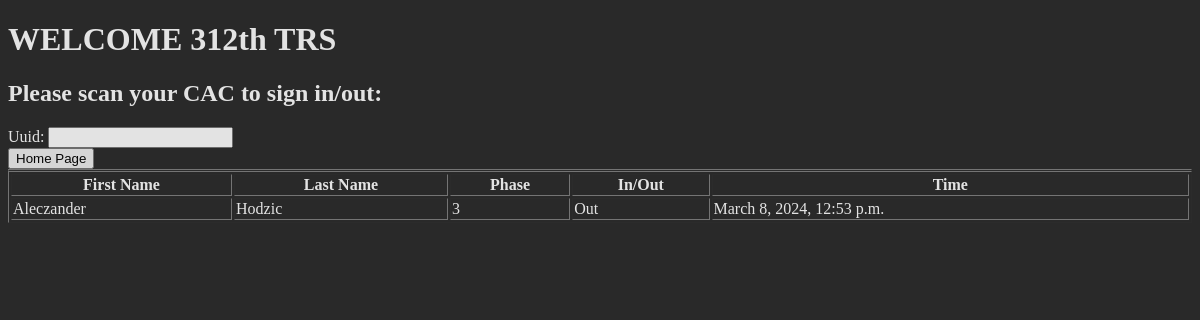
Before: /checkinout with the older database file.
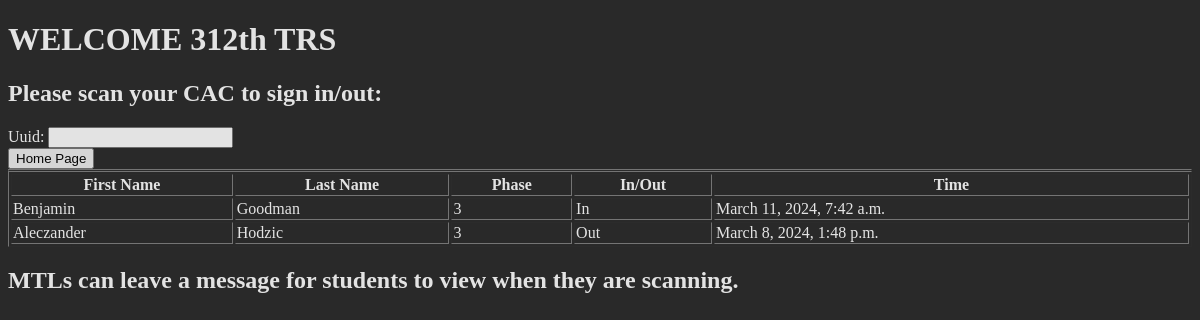
After: the same page with the newer database file.
### dorm_manager/models.py (models this page shows, shortened)
class Student(models.Model):
    UUID = models.CharField(max_length=25, default='Please Enter CAC UUID')
    First_Name = models.CharField(max_length=25)
    Last_Name = models.CharField(max_length=25)
    Gender = models.CharField(max_length=20, choices=[('Male', 'Male'), ('Female', 'Female')])
    Specialty = models.ForeignKey(Specialty, null=True, on_delete=models.SET_NULL)
    Rank = models.ForeignKey(Rank, null=True, on_delete=models.SET_NULL)
    Service = models.CharField(max_length=10, choices=[('USAF', 'USAF'), ('ARMY', 'ARMY'), ('USN', 'USN'), ('USMC', 'USMC'), ('USCG', 'USCG'), ('USSF', 'USSF'), ('Civilian', 'Civilian'), ('Other', 'Other')])
    Active_Status = models.CharField(max_length=20, choices=[('Active Duty', 'Active Duty'), ('Guard', 'Guard'), ('Reserve', 'Reserve'), ('N/A', 'N/A')])
    Notes = models.TextField(blank=True, null=True)
    Phone_Number = models.CharField(max_length=20)
    Email = models.CharField(max_length=50, blank=True, null=True)
    Date_of_Arrival = models.DateField(default=dt.date.today() - dt.timedelta(days=1))
    Building = models.ForeignKey(Building, null=True, on_delete=models.SET_NULL)
    Room = models.IntegerField()
    Work_Order = models.BooleanField(default=False)
    Work_Order_Note = models.TextField(blank=True, null=True)
    Phase = models.ForeignKey(Phase, null=True, on_delete=models.SET_NULL)
    Status = models.ForeignKey(Status, null=True, on_delete=models.SET_NULL)
    Schedule = models.ForeignKey(Schedule, null=True, on_delete=models.SET_NULL)
    Commanders_Pass = models.BooleanField(default=False)
    Form_4392 = models.BooleanField(default=False)
    Checked_In = models.BooleanField(default=False)
    In_Out_Time = models.DateTimeField(default=timezone.now(), blank=True, null=True)
    Time_24_hr = models.DateTimeField(default=timezone.now() + timezone.timedelta(days=1), blank=True, null=True)

class Phase(models.Model):
    Number = models.IntegerField(choices=[(0, 0), (1, 1), (2, 2), (3, 3), (4, 4), (5, 5), (6, 6), (7, 7), (8, 8), (9, 9)])
    Duty_Day_Curfew_From = models.TimeField(blank=True, null=True)
    Duty_Day_Curfew_To = models.TimeField(blank=True, null=True)
    Non_Duty_Day_Curfew_From = models.TimeField(blank=True, null=True)
    Non_Duty_Day_Curfew_To = models.TimeField(blank=True, null=True)

class Banner(models.Model):
    Message_Name = models.CharField(max_length=25)
    Message = models.CharField(max_length=150)
    def html_display(self):
        return f'{self.Message}'

### dorm_manager/views.py (the view, shortened to what this page needs)
# urls.py: path('checkinout', views.checkinout, name='checkinout'),
def checkinout(request):
    all_students = {s.UUID: s for s in Student.objects.all()}
    to_return = sorted(all_students.values(), key=lambda x: x.In_Out_Time)[-30:]
    to_return.reverse()
    banner = [message.html_display() for message in Banner.objects.all()]
    today = datetime.datetime.today()
    tomorrow = datetime.datetime.today() + datetime.timedelta(days=1)
    date = today.weekday()
    tomorrow_date = tomorrow.weekday()
    now = timezone.localtime()
    now_time = now.time()
    return render(request, 'mtlapp/checkinout.html', {'form' : ScanForm, 'students' : to_return, 'banner': banner})

### mtlapp/templates/mtlapp/checkinout.html (shortened to what this page needs)
<!DOCTYPE HTML>
<HTML>
	<head>
	</head>
	<body>
	<div class="good_text">
		<h1>WELCOME 312th TRS</h1>
		<h2>Please scan your CAC to sign in/out:</h2>
		<div class="container">
		<form style="float: left" method="POST" action"{% url 'checkinout' %}" enctype="multipart/form-data" autocomplete='off'>
			{{form}}
		<input type="button" name="landing_page" onclick="location.href='{% url 'landing_page' %}'" value="Home Page"></input>
		</div>
        <table id="foo" border='1'>
        <table border='1'>
          <tr>
            <th>First Name</th>
            <th>Last Name</th>
            <th>Phase</th>
            <th>In/Out</th>
            <th>Time</th>
          </tr>
          {% for x in students %}
            <tr>
              <td>{{ x.First_Name }}</td>
              <td>{{ x.Last_Name }}</td>
              <td>{{ x.Phase.Number }}</td>
              <td>{{ x.Checked_In|yesno:'In,Out' }}</td>
              <td>{{ x.In_Out_Time }}</td>
            </tr>
	    </div>
          {% endfor %}
	</body>
  {% for x in banner %}
  <h2>{{ x }}</h2>
  {% endfor %}
</HTML>

### mtlapp/templates/mtlapp/checkinout.html (style rules this page uses)
table { width: 100%; }
body { background-color: #292929; }
.good_text { color: #FFFFFF; opacity: 0.87; }
.container { display: flex; align-items: center; }
th { background-color: #292929; }

Changed rows visible on the page:
added Student: First_Name "Benjamin", Last_Name "Goodman", Phase.Number "3", Checked_In "In", In_Out_Time "March 11, 2024, 7:42 a.m."
changed Student "Aleczander": In_Out_Time "March 8, 2024, 12:53 p.m." → "March 8, 2024, 1:48 p.m."
added Banner: banner "MTLs can leave a message for students to view when they are scanning."
